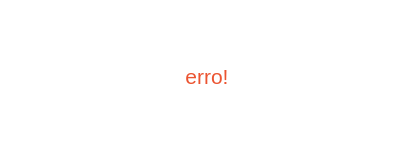
<?xml version="1.0" encoding="UTF-8"?>
<ui version="4.0">
 <class>Erro</class>
 <widget class="QDialog" name="Erro">
  <property name="geometry">
   <rect>
    <x>0</x>
    <y>0</y>
    <width>414</width>
    <height>153</height>
   </rect>
  </property>
  <property name="windowTitle">
   <string>Dialog</string>
  </property>
  <property name="windowIcon">
   <iconset>
    <normaloff>icons/logo_50.png</normaloff>icons/logo_50.png</iconset>
  </property>
  <property name="styleSheet">
   <string notr="true">background-color: rgb(255, 255, 255);</string>
  </property>
  <layout class="QVBoxLayout" name="verticalLayout">
   <item>
    <widget class="QLabel" name="erro_info">
     <property name="font">
      <font>
       <family>Arial</family>
       <pointsize>16</pointsize>
       <weight>50</weight>
       <bold>false</bold>
      </font>
     </property>
     <property name="styleSheet">
      <string notr="true">color: rgb(235, 84, 49);</string>
     </property>
     <property name="text">
      <string>erro!</string>
     </property>
     <property name="alignment">
      <set>Qt::AlignCenter</set>
     </property>
    </widget>
   </item>
  </layout>
 </widget>
 <resources/>
 <connections/>
</ui>
